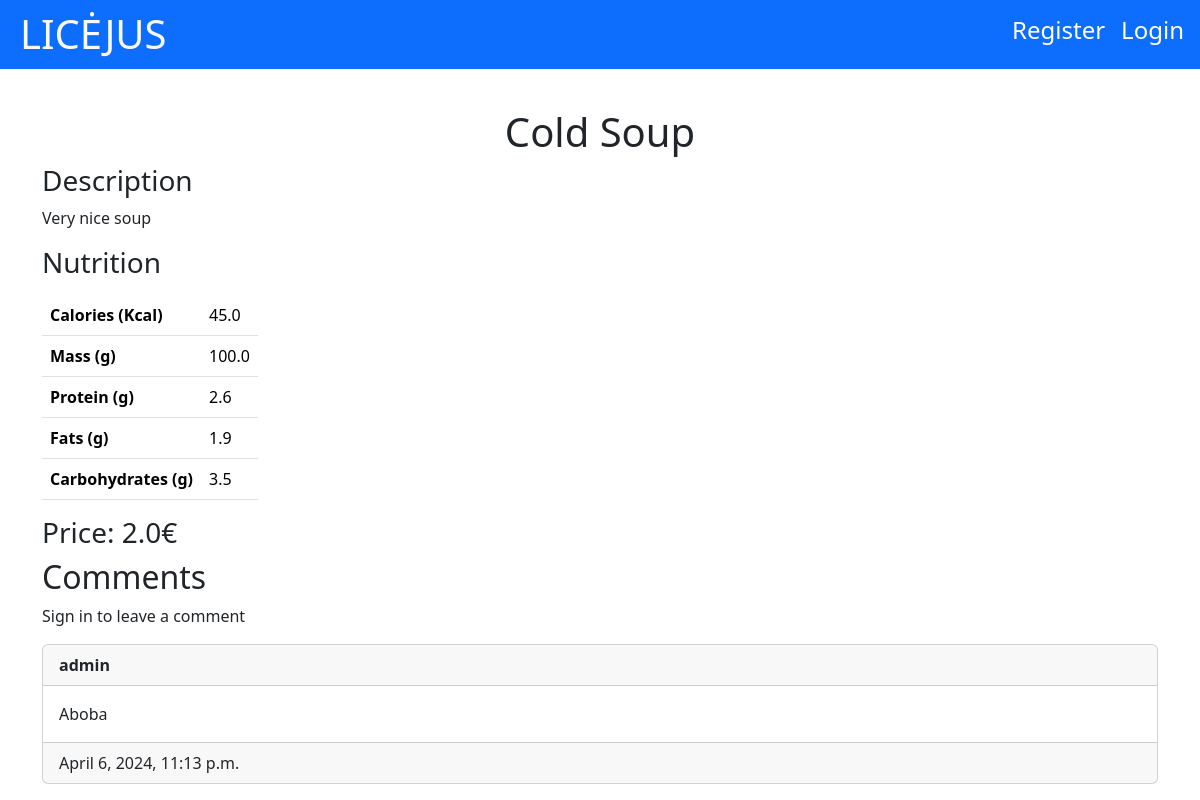
The page /details/1 on the database its author committed.
### menu/models.py (models this page shows, shortened)
class Meal(models.Model):
    name = models.CharField(max_length=255)
    description = models.TextField(null=True, blank=True)
    price = models.FloatField()
    in_menu = models.BooleanField()
    is_vegan = models.BooleanField()
    calories = models.FloatField(null=True, blank=True)
    proteins = models.FloatField(null=True, blank=True)
    fats = models.FloatField(null=True, blank=True)
    carbohydrates = models.FloatField(null=True, blank=True)
    mass = models.FloatField(null=True, blank=True)
    category = models.ForeignKey(MealCategory, on_delete=models.CASCADE, to_field="name", null=True)

class Comment(models.Model):
    meal_id = models.IntegerField()
    username = models.CharField(max_length=150)
    description = models.TextField(null=True)
    rating = models.IntegerField(null=True)
    created_at = models.DateTimeField(auto_now_add=True, null=True)

### menu/views.py (the view, shortened to what this page needs)
# urls.py: path('details/<int:id>', details, name='details'),
def details(request, id):
    meal = Meal.objects.get(id=id)
    comments = Comment.objects.filter(meal_id=id).values()
    template = loader.get_template('details.html')
    form = CommentForm()
    context = {
        'meal': meal,
        'comments': comments,
        'form': form
    }
    return HttpResponse(template.render(context, request))

### menu/templates/details.html (shortened to what this page needs)
{% extends "master.html" %}
{% block title %}
    {% load crispy_forms_tags %}
{% endblock %}
{% block content %}
    {% load static %}
    <link rel="stylesheet" href="https://cdn.jsdelivr.net/npm/bootstrap-icons@1.11.2/font/bootstrap-icons.min.css">
    <div class="container mt-4">
        <h1>{{ meal.name }}</h1>
        <h3>Description <br/></h3>
        <p>{{ meal.description }}</p>
        <h3>Nutrition</h3>
        <table class="table table-hover mt-2" style="display: inline-block;">
                            <tbody>
                                <tr>
                                    <td><b>Calories (Kcal)</b></td>
                                    <td>{{ meal.calories }}</td>
                                </tr>
                                <tr>
                                    <td><b>Mass (g)</b></td>
                                    <td>{{ meal.mass }}</td>
                                </tr>
                                <tr>
                                    <td><b>Protein (g)</b></td>
                                    <td>{{ meal.proteins }}</td>
                                </tr>
                                <tr>
                                    <td><b>Fats (g)</b></td>
                                    <td>{{ meal.fats }}</td>
                                </tr>
                                <tr>
                                    <td><b>Carbohydrates (g)</b></td>
                                    <td>{{ meal.carbohydrates }}</td>
                                </tr>
                            </tbody>
        </table>
        <h3>Price: {{ meal.price }}€</h3>
        <h2>Comments</h2>
        {% if user.is_authenticated %}
        <form method="post">
            {% csrf_token %}
            <div class="form-group">
              {{ form|crispy }}
            </div>
            <button type="submit" class="btn btn-primary mt-2">Submit</button>
        </form>
        {% else %}
        <p>Sign in to leave a comment</p>
        {% endif %}
        {% for comment in comments %}
            <div class="card mt-2">
              <div class="card-header"><b>{{ comment.username }} </b>
              </div>
              <div class="card-body">{{ comment.description }}</div>
              <div class="card-footer">{{ comment.created_at }}</div>
            </div>
        {% empty %}
            No comments yet.
        {% endfor %}
    </div>
{% endblock %}

### menu/templates/master.html (style rules this page uses)
h1 { margin: 0; text-align: center; }
body { margin: 0; }

### rows shown on the page
Meal: name "Cold Soup", description "Very nice soup", calories "45.0", mass "100.0", proteins "2.6", fats "1.9", carbohydrates "3.5", price "2.0"
Comment: username "admin", description "Aboba", created_at "April 6, 2024, 11:13 p.m."
